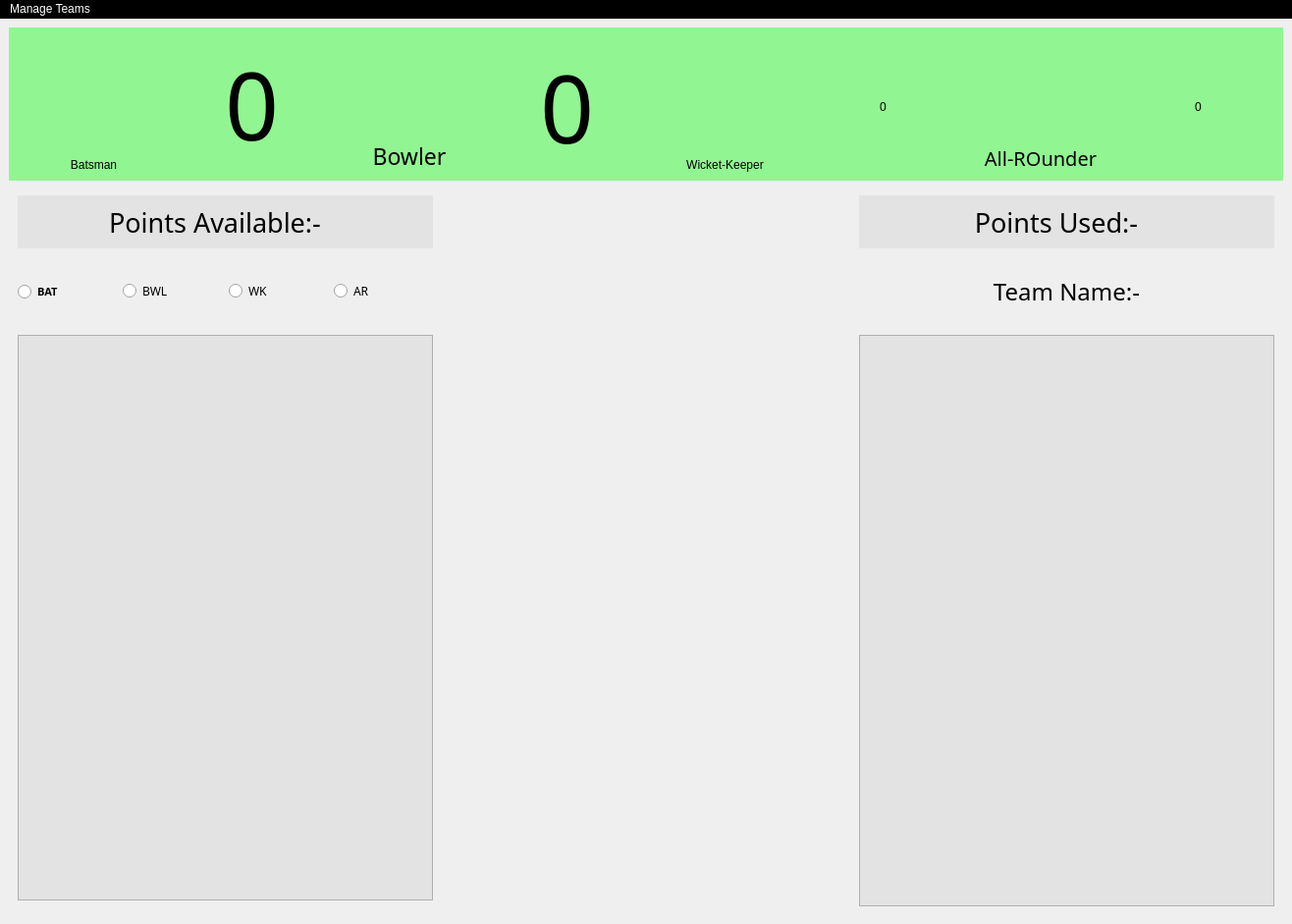
<?xml version="1.0" encoding="UTF-8"?>
<ui version="4.0">
 <class>MainWindow</class>
 <widget class="QMainWindow" name="MainWindow">
  <property name="geometry">
   <rect>
    <x>0</x>
    <y>0</y>
    <width>1316</width>
    <height>941</height>
   </rect>
  </property>
  <property name="minimumSize">
   <size>
    <width>1137</width>
    <height>814</height>
   </size>
  </property>
  <property name="maximumSize">
   <size>
    <width>16777215</width>
    <height>16777215</height>
   </size>
  </property>
  <property name="windowTitle">
   <string>Fantasy Cricket League</string>
  </property>
  <property name="windowIcon">
   <iconset resource="../../Users/rahul/Desktop/images.qrc">
    <normaloff>:/img/windowicon.png</normaloff>:/img/windowicon.png</iconset>
  </property>
  <widget class="QWidget" name="centralwidget">
   <property name="styleSheet">
    <string notr="true">border-image: url(:/img/cricket-championship-background_23-2147941320.jpg);</string>
   </property>
   <layout class="QVBoxLayout" name="verticalLayout">
    <item>
     <widget class="QWidget" name="widget" native="true">
      <property name="sizePolicy">
       <sizepolicy hsizetype="Preferred" vsizetype="Fixed">
        <horstretch>0</horstretch>
        <verstretch>0</verstretch>
       </sizepolicy>
      </property>
      <property name="styleSheet">
       <string notr="true">border-image: url;
background-color: rgb(0, 255, 0, 100);</string>
      </property>
      <layout class="QGridLayout" name="gridLayout">
       <item row="0" column="6" rowspan="2">
        <widget class="QLabel" name="allRounderImage">
         <property name="font">
          <font>
           <family>Segoe UI Black</family>
           <pointsize>15</pointsize>
           <weight>10</weight>
           <italic>false</italic>
           <bold>false</bold>
          </font>
         </property>
         <property name="styleSheet">
          <string notr="true">background-color: rgb(0, 255, 127,0);font: 87 15pt &quot;Segoe UI Black&quot;;border-image: url(:/img/22829478_859957697500481_6317122602704678758_o-removebg-preview-removebg-preview.png);</string>
         </property>
         <property name="text">
          <string>All-ROunder</string>
         </property>
         <property name="alignment">
          <set>Qt::AlignBottom|Qt::AlignHCenter</set>
         </property>
        </widget>
       </item>
       <item row="0" column="0" rowspan="2">
        <widget class="QLabel" name="batsmanImage">
         <property name="styleSheet">
          <string notr="true">border-image: url(:/img/pngkey.com-cricketer-png-2595812.png);
background-color: rgb(0, 255, 127,0);
font: 87 17pt &quot;Segoe UI Black&quot;;</string>
         </property>
         <property name="text">
          <string>Batsman</string>
         </property>
         <property name="alignment">
          <set>Qt::AlignBottom|Qt::AlignHCenter</set>
         </property>
        </widget>
       </item>
       <item row="0" column="4" rowspan="2">
        <widget class="QLabel" name="wicketKeeperImage">
         <property name="styleSheet">
          <string notr="true">background-color: rgb(0, 255, 127,0);font: 87 15pt &quot;Segoe UI Black&quot;;
border-image: url(:/img/564421.jpg);
border-bottom-color: rgb(0, 0, 255);
border-image: url(:/img/cricket-wicket-keeper-cricket-wicket-keeper-catching-cricket-ball-with-wicket-in-background-eps-vector_csp48181988-removebg-preview.png);</string>
         </property>
         <property name="text">
          <string>Wicket-Keeper</string>
         </property>
         <property name="alignment">
          <set>Qt::AlignBottom|Qt::AlignHCenter</set>
         </property>
        </widget>
       </item>
       <item row="1" column="3">
        <widget class="QLabel" name="noOfBowler">
         <property name="font">
          <font>
           <family>Snap ITC</family>
           <pointsize>72</pointsize>
           <weight>50</weight>
           <italic>false</italic>
           <bold>false</bold>
          </font>
         </property>
         <property name="styleSheet">
          <string notr="true">background-color: rgb(0, 255, 127,0);font: 87 24pt &quot;Segoe UI Black&quot;;
font: 72pt &quot;Snap ITC&quot;;;border-image: url;</string>
         </property>
         <property name="text">
          <string>0</string>
         </property>
         <property name="alignment">
          <set>Qt::AlignCenter</set>
         </property>
        </widget>
       </item>
       <item row="0" column="2" rowspan="2">
        <widget class="QLabel" name="bowlerImage">
         <property name="font">
          <font>
           <family>Segoe UI Black</family>
           <pointsize>17</pointsize>
           <weight>10</weight>
           <italic>false</italic>
           <bold>false</bold>
          </font>
         </property>
         <property name="styleSheet">
          <string notr="true">background-color: rgb(0, 255, 127,0);
border-image: url(:/img/20518809-removebg-preview.png);
font: 87 17pt &quot;Segoe UI Black&quot;;</string>
         </property>
         <property name="text">
          <string>Bowler</string>
         </property>
         <property name="scaledContents">
          <bool>true</bool>
         </property>
         <property name="alignment">
          <set>Qt::AlignBottom|Qt::AlignHCenter</set>
         </property>
        </widget>
       </item>
       <item row="1" column="7">
        <widget class="QLabel" name="noOfAllRounders">
         <property name="styleSheet">
          <string notr="true">background-color: rgb(0, 255, 127,0);font: 87 24pt &quot;Segoe UI Black&quot;;
font: 72pt &quot;Snap ITC&quot;;border-image: url;</string>
         </property>
         <property name="text">
          <string>0</string>
         </property>
         <property name="alignment">
          <set>Qt::AlignCenter</set>
         </property>
        </widget>
       </item>
       <item row="1" column="5">
        <widget class="QLabel" name="noOfWIcketKeeper">
         <property name="styleSheet">
          <string notr="true">background-color: rgb(0, 255, 127,0);font: 87 24pt &quot;Segoe UI Black&quot;;
font: 72pt &quot;Snap ITC&quot;;border-image: url;</string>
         </property>
         <property name="text">
          <string>0</string>
         </property>
         <property name="alignment">
          <set>Qt::AlignCenter</set>
         </property>
        </widget>
       </item>
       <item row="0" column="1" rowspan="2">
        <widget class="QLabel" name="noOfBatsman">
         <property name="font">
          <font>
           <family>Snap ITC</family>
           <pointsize>72</pointsize>
           <weight>50</weight>
           <italic>false</italic>
           <bold>false</bold>
          </font>
         </property>
         <property name="styleSheet">
          <string notr="true">background-color: rgb(0, 255, 127,0);font: 87 24pt &quot;Segoe UI Black&quot;;
font: 72pt &quot;Snap ITC&quot;;
border-image: url;</string>
         </property>
         <property name="text">
          <string>0</string>
         </property>
         <property name="alignment">
          <set>Qt::AlignCenter</set>
         </property>
        </widget>
       </item>
      </layout>
     </widget>
    </item>
    <item>
     <widget class="QWidget" name="widget_2" native="true">
      <property name="styleSheet">
       <string notr="true">
border-image: url;</string>
      </property>
      <layout class="QGridLayout" name="gridLayout_2">
       <item row="2" column="0">
        <widget class="QLabel" name="pointsAvailable">
         <property name="font">
          <font>
           <family>Franklin Gothic Demi Cond</family>
           <pointsize>20</pointsize>
           <weight>50</weight>
           <italic>false</italic>
           <bold>false</bold>
          </font>
         </property>
         <property name="styleSheet">
          <string notr="true">border-image: url;
font: 20pt &quot;Franklin Gothic Demi Cond&quot;;
background-color: rgb(227, 227, 227);</string>
         </property>
         <property name="text">
          <string>Points Available:-   </string>
         </property>
         <property name="scaledContents">
          <bool>true</bool>
         </property>
         <property name="alignment">
          <set>Qt::AlignCenter</set>
         </property>
         <property name="wordWrap">
          <bool>false</bool>
         </property>
         <property name="margin">
          <number>0</number>
         </property>
         <property name="indent">
          <number>0</number>
         </property>
        </widget>
       </item>
       <item row="2" column="2">
        <widget class="QLabel" name="pointsUsed">
         <property name="minimumSize">
          <size>
           <width>407</width>
           <height>54</height>
          </size>
         </property>
         <property name="font">
          <font>
           <family>Franklin Gothic Demi Cond</family>
           <pointsize>20</pointsize>
           <weight>50</weight>
           <italic>false</italic>
           <bold>false</bold>
          </font>
         </property>
         <property name="styleSheet">
          <string notr="true">font: 20pt &quot;Franklin Gothic Demi Cond&quot;;border-image: url;
background-color: rgb(227, 227, 227);</string>
         </property>
         <property name="text">
          <string>Points Used:-   </string>
         </property>
         <property name="scaledContents">
          <bool>true</bool>
         </property>
         <property name="alignment">
          <set>Qt::AlignCenter</set>
         </property>
         <property name="wordWrap">
          <bool>false</bool>
         </property>
         <property name="margin">
          <number>0</number>
         </property>
         <property name="indent">
          <number>0</number>
         </property>
        </widget>
       </item>
       <item row="3" column="2">
        <widget class="QLabel" name="teamName">
         <property name="minimumSize">
          <size>
           <width>407</width>
           <height>76</height>
          </size>
         </property>
         <property name="font">
          <font>
           <family>Segoe UI Black</family>
           <pointsize>18</pointsize>
           <weight>10</weight>
           <italic>false</italic>
           <bold>false</bold>
          </font>
         </property>
         <property name="styleSheet">
          <string notr="true">border-image: url;
font: 87 18pt &quot;Segoe UI Black&quot;;</string>
         </property>
         <property name="text">
          <string>Team Name:-</string>
         </property>
         <property name="alignment">
          <set>Qt::AlignCenter</set>
         </property>
        </widget>
       </item>
       <item row="2" column="1" rowspan="2">
        <widget class="QLabel" name="fantasy_cricket_league_image">
         <property name="styleSheet">
          <string notr="true">border-image: url(:/img/Programming with 21511.png);</string>
         </property>
         <property name="text">
          <string/>
         </property>
         <property name="wordWrap">
          <bool>false</bool>
         </property>
         <property name="margin">
          <number>0</number>
         </property>
         <property name="indent">
          <number>0</number>
         </property>
        </widget>
       </item>
       <item row="3" column="0">
        <layout class="QHBoxLayout" name="horizontalLayout">
         <item>
          <widget class="QRadioButton" name="batsmanCategory">
           <property name="font">
            <font>
             <family>Segoe UI Black</family>
             <pointsize>8</pointsize>
             <weight>75</weight>
             <bold>true</bold>
            </font>
           </property>
           <property name="styleSheet">
            <string notr="true">border-image: url;</string>
           </property>
           <property name="text">
            <string>BAT</string>
           </property>
           <property name="icon">
            <iconset resource="../../Users/rahul/Desktop/images.qrc">
             <normaloff>:/img/clipart-ball-cricket-bat-11.png</normaloff>:/img/clipart-ball-cricket-bat-11.png</iconset>
           </property>
           <property name="iconSize">
            <size>
             <width>30</width>
             <height>61</height>
            </size>
           </property>
          </widget>
         </item>
         <item>
          <widget class="QRadioButton" name="bowlersCategory">
           <property name="font">
            <font>
             <family>Segoe UI Black</family>
            </font>
           </property>
           <property name="styleSheet">
            <string notr="true">border-image: url;</string>
           </property>
           <property name="text">
            <string>BWL</string>
           </property>
           <property name="icon">
            <iconset resource="../../Users/rahul/Desktop/images.qrc">
             <normaloff>:/img/cricket-clipart-cricket-captain-15.png</normaloff>:/img/cricket-clipart-cricket-captain-15.png</iconset>
           </property>
           <property name="iconSize">
            <size>
             <width>38</width>
             <height>38</height>
            </size>
           </property>
          </widget>
         </item>
         <item>
          <widget class="QRadioButton" name="wicketKeeperCategory">
           <property name="font">
            <font>
             <family>Segoe UI Black</family>
            </font>
           </property>
           <property name="styleSheet">
            <string notr="true">border-image: url;</string>
           </property>
           <property name="text">
            <string>WK</string>
           </property>
           <property name="icon">
            <iconset resource="../../Users/rahul/Desktop/images.qrc">
             <normaloff>:/img/clipart-bat-cricket-stump-15.png</normaloff>:/img/clipart-bat-cricket-stump-15.png</iconset>
           </property>
           <property name="iconSize">
            <size>
             <width>75</width>
             <height>59</height>
            </size>
           </property>
          </widget>
         </item>
         <item>
          <widget class="QRadioButton" name="allRounderCategory">
           <property name="font">
            <font>
             <family>Segoe UI Black</family>
            </font>
           </property>
           <property name="styleSheet">
            <string notr="true">border-image: url;</string>
           </property>
           <property name="text">
            <string>AR</string>
           </property>
           <property name="icon">
            <iconset resource="../../Users/rahul/Desktop/images.qrc">
             <normaloff>:/img/bat-clipart-boll-19.png</normaloff>:/img/bat-clipart-boll-19.png</iconset>
           </property>
           <property name="iconSize">
            <size>
             <width>56</width>
             <height>76</height>
            </size>
           </property>
          </widget>
         </item>
        </layout>
       </item>
       <item row="4" column="2" rowspan="2">
        <widget class="QListWidget" name="teamPlayersList">
         <property name="font">
          <font>
           <family>Segoe UI Black</family>
           <pointsize>16</pointsize>
           <weight>75</weight>
           <bold>true</bold>
          </font>
         </property>
         <property name="styleSheet">
          <string notr="true">background-color: rgb(227, 227, 227);
</string>
         </property>
         <property name="iconSize">
          <size>
           <width>69</width>
           <height>64</height>
          </size>
         </property>
        </widget>
       </item>
       <item row="4" column="1">
        <spacer name="horizontalSpacer">
         <property name="orientation">
          <enum>Qt::Horizontal</enum>
         </property>
         <property name="sizeHint" stdset="0">
          <size>
           <width>411</width>
           <height>20</height>
          </size>
         </property>
        </spacer>
       </item>
       <item row="4" column="0">
        <widget class="QListWidget" name="availablePlayersList">
         <property name="font">
          <font>
           <family>Segoe UI Black</family>
           <pointsize>18</pointsize>
           <weight>75</weight>
           <bold>true</bold>
          </font>
         </property>
         <property name="styleSheet">
          <string notr="true">
background-color: rgb(227, 227, 227);</string>
         </property>
         <property name="iconSize">
          <size>
           <width>78</width>
           <height>85</height>
          </size>
         </property>
        </widget>
       </item>
      </layout>
     </widget>
    </item>
   </layout>
  </widget>
  <widget class="QMenuBar" name="menubar">
   <property name="geometry">
    <rect>
     <x>0</x>
     <y>0</y>
     <width>1316</width>
     <height>56</height>
    </rect>
   </property>
   <property name="styleSheet">
    <string notr="true">background-color: rgb(0, 0, 0);
font: 87 22pt &quot;Segoe UI Black&quot;;
selection-color: rgb(255, 170, 0);
selection-background-color: rgb(0, 85, 255);
color: rgb(255, 255, 255);
</string>
   </property>
   <widget class="QMenu" name="menuManage">
    <property name="title">
     <string>Manage Teams</string>
    </property>
    <addaction name="actionNew"/>
    <addaction name="actionEdit"/>
    <addaction name="actionSave"/>
    <addaction name="actionEvaluate"/>
    <addaction name="separator"/>
   </widget>
   <addaction name="menuManage"/>
  </widget>
  <action name="actionNew">
   <property name="text">
    <string>New Team</string>
   </property>
   <property name="shortcut">
    <string>Alt+N</string>
   </property>
  </action>
  <action name="actionEdit">
   <property name="text">
    <string>Open Team</string>
   </property>
   <property name="shortcut">
    <string>Alt+O</string>
   </property>
  </action>
  <action name="actionSave">
   <property name="text">
    <string>Save Team</string>
   </property>
   <property name="shortcut">
    <string>Alt+S</string>
   </property>
  </action>
  <action name="actionEvaluate">
   <property name="text">
    <string>Evaluate Team</string>
   </property>
   <property name="shortcut">
    <string>Alt+E</string>
   </property>
  </action>
 </widget>
 <resources>
  <include location="../../Users/rahul/Desktop/images.qrc"/>
 </resources>
 <connections/>
</ui>
